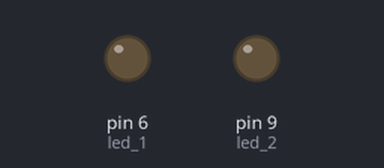
The sketch below on a simulated Arduino Uno, built with avr-gcc and run on an emulated ATmega328P. Shown: output pins drawn as LEDs (lit = HIGH).

Above: at 0.05 s.
At 4.1 s:
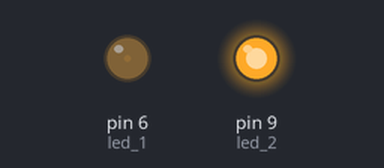
At 9.65 s:
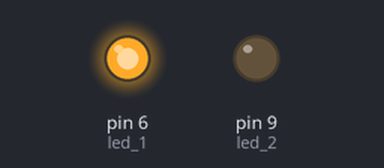
Timing chart, 0 to 12.5 s (numbered marks = the images above):
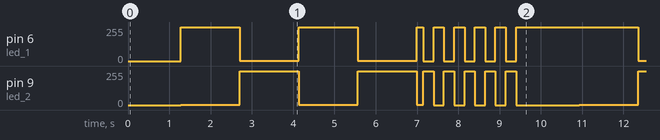

Measured:
- by itself, pin 9 (led_2): repeats every 9.7 s: 254/255 1.4 s, 1/255 1.4 s, 254/255 1.4 s, 1/255 0.16 s, 4 × (255/255 0.25 s, 0/255 0.25 s), 255/255 0.25 s, 0/255 1.5 s, 1/255 1.4 s
- by itself, pin 6 (led_1): repeats every 9.7 s: 1/255 1.4 s, 254/255 1.4 s, 1/255 1.4 s, 254/255 0.16 s, 4 × (0/255 0.25 s, 255/255 0.25 s), 0/255 0.25 s, 255/255 1.5 s, 254/255 1.4 s

The sketch:

Two_led_blink.ino
```cpp
int led_1 = 6, led_2 = 9;
int b1, b2, tmp;
int long_blink, short_blink, fade_amount;  //Set the fade_amount to a number by which 255 is divisable.

void process()
{
  while (1) {
    b1 = 0;
    b2 = 255;
    long_blink = 5;
    short_blink = 10;
    fade_amount = 1;
    while (long_blink--) {
      while (1) {
        analogWrite(led_1, b1);
        analogWrite(led_2, b2);
        delay(5);
        b1 += fade_amount;
        b2 -= fade_amount;
        if (!b1 || !b2) break;
      }
      delay(150);
      fade_amount = -fade_amount;
    }
    b1 = 0;
    b2 = 255;
    while (short_blink--)  {
      analogWrite(led_1, b1);
      analogWrite(led_2, b2);
      delay(250);
      tmp = b1;
      b1 = b2;
      b2 = tmp;
    }
  }
  analogWrite(led_1, 0);
  analogWrite(led_2, 0);

  return;
}
void setup() {
  pinMode(led_1, OUTPUT);
  pinMode(led_2, OUTPUT);
  process();
}

void loop() {}
```
